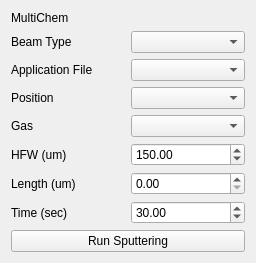
<?xml version="1.0" encoding="UTF-8"?>
<ui version="4.0">
 <class>Form</class>
 <widget class="QWidget" name="Form">
  <property name="geometry">
   <rect>
    <x>0</x>
    <y>0</y>
    <width>256</width>
    <height>240</height>
   </rect>
  </property>
  <property name="windowTitle">
   <string>Form</string>
  </property>
  <layout class="QGridLayout" name="gridLayout">
   <item row="5" column="0">
    <widget class="QLabel" name="label_hfw">
     <property name="text">
      <string>HFW (um)</string>
     </property>
    </widget>
   </item>
   <item row="4" column="0">
    <widget class="QLabel" name="label_gas">
     <property name="text">
      <string>Gas</string>
     </property>
    </widget>
   </item>
   <item row="0" column="0" colspan="2">
    <widget class="QLabel" name="label_title">
     <property name="text">
      <string>MultiChem</string>
     </property>
    </widget>
   </item>
   <item row="1" column="1">
    <widget class="QComboBox" name="comboBox_beam_type"/>
   </item>
   <item row="8" column="0" colspan="2">
    <widget class="QPushButton" name="pushButton_run_sputtering">
     <property name="text">
      <string>Run Sputtering</string>
     </property>
    </widget>
   </item>
   <item row="3" column="0">
    <widget class="QLabel" name="label_position">
     <property name="text">
      <string>Position</string>
     </property>
    </widget>
   </item>
   <item row="2" column="0">
    <widget class="QLabel" name="label_application_file">
     <property name="text">
      <string>Application File</string>
     </property>
    </widget>
   </item>
   <item row="1" column="0">
    <widget class="QLabel" name="label_beam_type">
     <property name="text">
      <string>Beam Type</string>
     </property>
    </widget>
   </item>
   <item row="5" column="1">
    <widget class="QDoubleSpinBox" name="doubleSpinBox_hfw">
     <property name="maximum">
      <double>2700.000000000000000</double>
     </property>
     <property name="value">
      <double>150.000000000000000</double>
     </property>
    </widget>
   </item>
   <item row="6" column="1">
    <widget class="QDoubleSpinBox" name="doubleSpinBox_length"/>
   </item>
   <item row="6" column="0">
    <widget class="QLabel" name="label_length">
     <property name="text">
      <string>Length (um)</string>
     </property>
    </widget>
   </item>
   <item row="3" column="1">
    <widget class="QComboBox" name="comboBox_position"/>
   </item>
   <item row="2" column="1">
    <widget class="QComboBox" name="comboBox_application_file"/>
   </item>
   <item row="4" column="1">
    <widget class="QComboBox" name="comboBox_gas"/>
   </item>
   <item row="7" column="0">
    <widget class="QLabel" name="label_time">
     <property name="text">
      <string>Time (sec)</string>
     </property>
    </widget>
   </item>
   <item row="7" column="1">
    <widget class="QDoubleSpinBox" name="doubleSpinBox_time">
     <property name="value">
      <double>30.000000000000000</double>
     </property>
    </widget>
   </item>
  </layout>
 </widget>
 <resources/>
 <connections/>
</ui>
